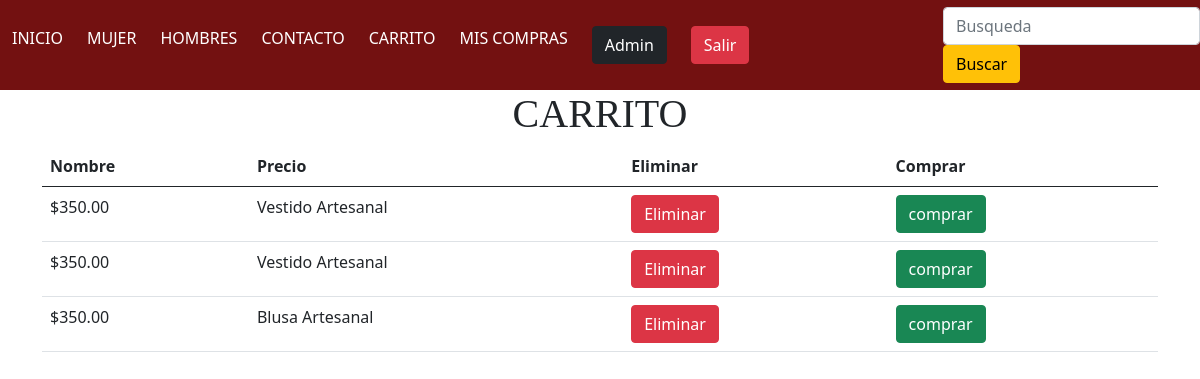
Screenshot of /carrito/index.php?id=40 (signed in) with the database file from the repository.
### tables this page shows
CREATE TABLE `usuario` (
  `pk_usuario` int(11) NOT NULL,
  `nombre_usuario` varchar(25) NOT NULL,
  `apellido_usuario` varchar(25) DEFAULT NULL,
  `correo` varchar(25) NOT NULL,
  `PASSWORD` varchar(25) NOT NULL,
  `direccion` varchar(50) DEFAULT NULL,
  `fk_tipo_usuario` int(11) NOT NULL
);

CREATE TABLE `inventario` (
  `pk_inventario` int(11) NOT NULL,
  `cantidad` int(11) DEFAULT 0,
  `nombre_producto` varchar(25) DEFAULT NULL,
  `precio` decimal(6,3) DEFAULT NULL,
  `fk_usuario` int(11) DEFAULT NULL,
  `img_producto` varchar(200) DEFAULT NULL,
  `categorias_id` int(11) NOT NULL
);

### carrito/index.php (the view, shortened to what this page needs)
<?php
$id = trim($_GET['id']);
require ('../db/conexion.php');
$sel = $con->query("SELECT  pk_usuario,pk_inventario,`pk_carrito`,nombre_producto,precio
        FROM`carrito`
        INNER JOIN usuario
        on  pk_usuario=`fk_usuario`
        INNER JOIN inventario
        ON pk_inventario =`fk_producto`
        WHERE pk_usuario =$id
    ");
?>
<!DOCTYPE html>
<html lang="en">
<head>
    <link rel="stylesheet" href="../css/main.css">
    <link href="https://cdn.jsdelivr.net/npm/bootstrap@5.0.2/dist/css/bootstrap.min.css" rel="stylesheet"
>
</head>
<body>
<header class="header">
            <ul class="nav">
                    <li><a href="../index.html">INICIO</a></li>
                <li><a href="../ropamujer.html">MUJER</a>
                </li>
                <li><a href="../ropahombre.html">HOMBRES</a>
                </li>
                <li><a href="../contacto.html">CONTACTO</a></li>
                <li><a href="http://localhost/ProyectoPagWeb/carrito/?id=%2726%3Cbr%3E%27">CARRITO</a></li>
                 <li><a href="http://localhost/ProyectoPagWeb/misCompras/?id=%2726%3Cbr%3E%27">MIS COMPRAS</a></li>
                    <li class="nav-item">
                        <a class="nav-link active"
                        aria-current="page"
                        href="../perfilUsuario?id='<?php echo trim($_SESSION['id'])?>'">
                            <span class="btn btn-dark">
                                <?php echo $_SESSION['nombre'];?>
                            </span>
                        </a>
                    </li>
                    <li class="nav-item">
                        <a class="nav-link active"
                        aria-current="page"
                        href="../includes/salir.php">
                            <span class="btn btn-danger">
                                Salir
                            </span>
                        </a>
                    </li>
            </ul>
        <form class="form-inline my-2 my-lg-0">
          <input class="form-control" type="search" placeholder="Busqueda" aria-label="Search">
          <button class="btn btn-warning" type="submit">Buscar</button>
        </form>
        </header>
    <main class="container">
        <h1 >CARRITO</h1>
        <div class="row">
            <div class="col ">
                <div class="table-responsive">
                    <table class="table table-hover">
                        <thead>
                            <tr>
                                <th scope="col">Nombre</th>
                                <th scope="col">Precio</th>
                                <th scope="col">Eliminar</th>
                                <th scope="col">Comprar</th>
                            </tr>
                        </thead>
                        <tbody>
                            <?php while($f = $sel->fetch_assoc()){ ?>
                                <tr>
                                    <td><?php echo "$".number_format($f['precio'],2) ?></td>
                                    <td><?php echo $f['nombre_producto'] ?></td>
                                    <td>
                                        <a type="button"
                                        class="btn btn-danger
                                        "
                                        href="./eliminarArticulo.php?idArticulo=<?php echo $f['pk_carrito'].'&idUser='.$_SESSION['id']?>"
                                        >Eliminar</a>
                                    </td>
                                    <td>
                                        <a
                                        class="btn btn-success"
                                        href="../compra/index.php?idProducto=<?php echo $f['pk_inventario']?>&idUser=<?php echo $f['pk_usuario']?>"
                                        >comprar</a>
                                    </td>
                                </tr>
                            <?php } ?>
                        </tbody>
                    </table>
                </div>
    </main>
</body>
</html>

### css/main.css (style rules this page uses)
* { margin: 0; padding: 0; box-sizing: border-box; }
body { background-color: white; }
.header { width: 100%; height: 90px; background-color: #731111; display: flex; justify-content: space-between; align-items: center; margin: auto; }
ul, ol { list-style:none; }
.nav > li { float:left; }
.nav li a { background-color: #731111; color:white; text-decoration:none; padding:10px 12px; display:block; }
button { background-color: #731111; }
h1 { font-family: 'Satisfy', cursive; text-align: center; }

### rows the page displays
usuario: inventario.precio "350.00", inventario.nombre_producto "Vestido Artesanal", inventario.nombre_producto "Blusa Artesanal"

### other values shown
$_SESSION['nombre'] "Admin"
